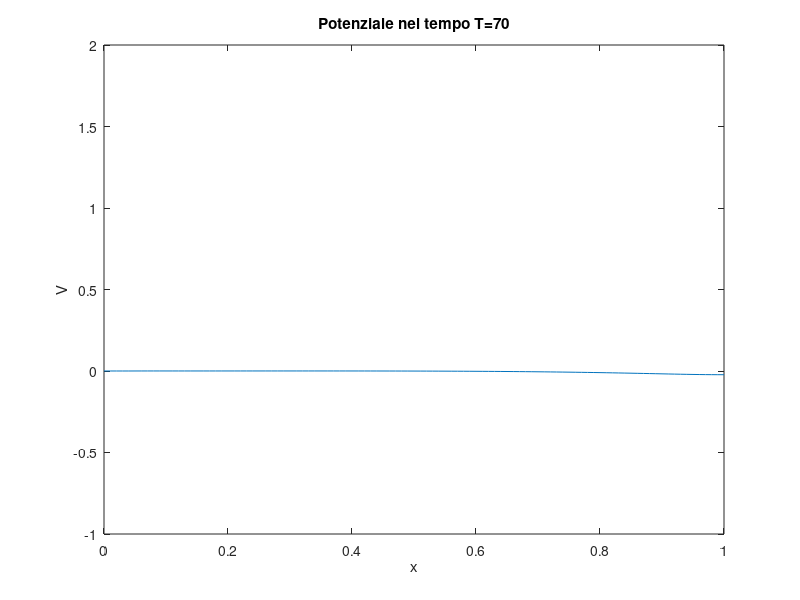

Write the MATLAB code that produced this figure.
clear
close all
clc

%% 
x0=0;
x1=1;
%Da testo

T=70;
sigma=0.001;
b=5;
c=1;
beta=0.1;
delta=1;
gamma=0.25;
e=0.1;

%Valori iniziali nel tempo v(x,0) e w(x,0)
v_0=0;
w_0=0;

%Dati di Neumann (derivate nello spazio al bordo)
BC1=0;
BC2=0;

h=1/100; %1/100;
delta_t=0.05; %1/100; 
m=T/delta_t;

t=0:delta_t:T; %definisco la mesh in tempo
x=x0:h:x1; %definisco la mesh in spazio 
%deltax = 0.01 (101 nodi in spazio)

I_app=zeros(length(x),1);
stimolo=2;
Tstim=1;


v_k=zeros(length(t),length(x));
v_k(1,:)=v_0; 
w_k=zeros(length(t),length(x));
w_k(1,:)=w_0;

N=1/h+1; %calcolo il numero di punti
A=(1/h^2)*( 2*diag(ones(N,1))-diag(ones(N-1,1),1)-diag(ones(N-1,1),-1) );
A(1,2)=-2*(1/h^2);
A(end,end-1)=-2*(1/h^2);
I=eye(N,N);
AA=(I/delta_t + sigma*A);

%%
for k=2:length(t)
    
    if t(k)<=Tstim
        I_app(find(x<=0.04))=stimolo; 
    else
        I_app(find(x<=0.04))=0;
    end
    
    v_n=v_k(k-1,:)'; % V all'istante precedente
    w_n=w_k(k-1,:)'; % W all'istante precedente
    F=(I/delta_t)*v_n + b*v_n.*(v_n-beta).*(delta-v_n) - c*w_n + I_app;
    F(1)=F(1)+BC1/h^2;
    F(end)=F(end)+BC2/h^2;
    
    v_k(k,:)=AA\F;  
    w_k(k,:)= (delta_t/(1+delta_t*e*gamma)) * ( (1/delta_t) * w_n + e * v_n);
    
end               

figure()
for j=1:20:length(t)
   plot(x , v_k(j,:) )
   xlim([0,1])
   ylim([-1,2])
   xlabel('x')
   ylabel('V')
   title(['Potenziale nel tempo T=',num2str(t(j))])
   drawnow
end


[massimo,indice] = max(v_k,[],1);
t_iniziale = t(indice(1));
t_finale = t(indice(end));
vel = 1/(t_finale-t_iniziale);